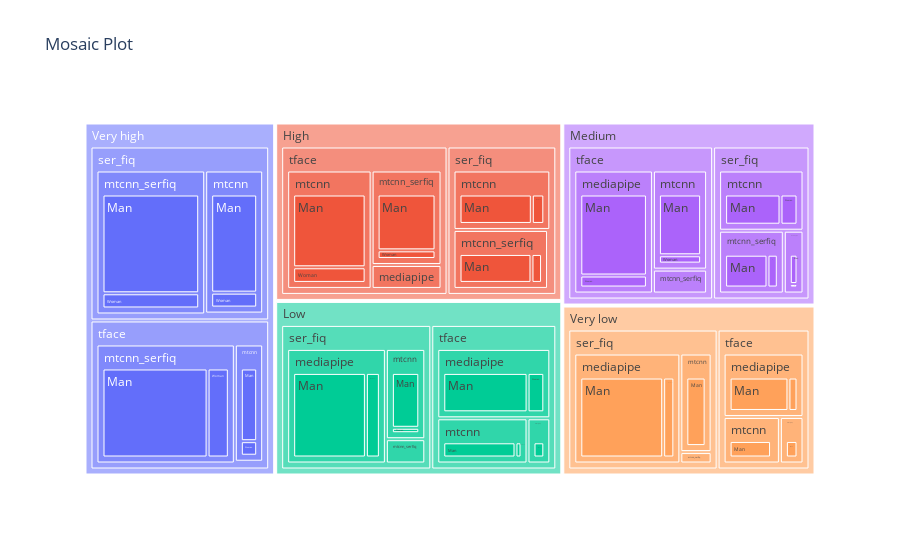

The notebook cell this image was saved under:
### Code cell
import plotly.express as px

fig = px.treemap(df_plot, path=['Q_group', 'Q_model', 'Detector', 'gender'], title="Mosaic Plot")
fig.show()

### Figure 1 — Plotly figure (JSON) as saved in the notebook; plotly's stock layout.template omitted (floating-point values rounded to 4 significant figures)
{"data": [{"branchvalues": "total", "domain": {"x": [0, 1], "y": [0, 1]}, "hovertemplate": "labels=%{label}<br>count=%{value}<br>parent=%{parent}<br>id=%{id}<extra></extra>", "ids": ["High/ser_fiq/mediapipe/Man", "Low/ser_fiq/mediapipe/Man", "Medium/ser_fiq/mediapipe/Man", "Very high/ser_fiq/mediapipe/Man", "Very low/ser_fiq/mediapipe/Man", "High/tface/mediapipe/Man", "Low/tface/mediapipe/Man", "Medium/tface/mediapipe/Man", "Very high/tface/mediapipe/Man", "Very low/tface/mediapipe/Man", "High/ser_fiq/mtcnn/Man", "Low/ser_fiq/mtcnn/Man", "Medium/ser_fiq/mtcnn/Man", "Very high/ser_fiq/mtcnn/Man", "Very low/ser_fiq/mtcnn/Man", "High/tface/mtcnn/Man", "Low/tface/mtcnn/Man", "Medium/tface/mtcnn/Man", "Very high/tface/mtcnn/Man", "Very low/tface/mtcnn/Man", "High/ser_fiq/mtcnn_serfiq/Man", "Low/ser_fiq/mtcnn_serfiq/Man", "Medium/ser_fiq/mtcnn_serfiq/Man", "Very high/ser_fiq/mtcnn_serfiq/Man", "Very low/ser_fiq/mtcnn_serfiq/Man", "High/tface/mtcnn_serfiq/Man", "Low/tface/mtcnn_serfiq/Man", "Medium/tface/mtcnn_serfiq/Man", "Very high/tface/mtcnn_serfiq/Man", "Very low/tface/mtcnn_serfiq/Man", "Low/ser_fiq/mediapipe/Woman", "Medium/ser_fiq/mediapipe/Woman", "Very low/ser_fiq/mediapipe/Woman", "High/tface/mediapipe/Woman", "Low/tface/mediapipe/Woman", "Medium/tface/mediapipe/Woman", "Very low/tface/mediapipe/Woman", "High/ser_fiq/mtcnn/Woman", "Low/ser_fiq/mtcnn/Woman", "Medium/ser_fiq/mtcnn/Woman", "Very high/ser_fiq/mtcnn/Woman", "High/tface/mtcnn/Woman", "Low/tface/mtcnn/Woman", "Medium/tface/mtcnn/Woman", "Very high/tface/mtcnn/Woman", "Very low/tface/mtcnn/Woman", "High/ser_fiq/mtcnn_serfiq/Woman", "Medium/ser_fiq/mtcnn_serfiq/Woman", "Very high/ser_fiq/mtcnn_serfiq/Woman", "High/tface/mtcnn_serfiq/Woman", "Very high/tface/mtcnn_serfiq/Woman", "High/ser_fiq/mediapipe", "Low/ser_fiq/mediapipe", "Medium/ser_fiq/mediapipe", "Very high/ser_fiq/mediapipe", "Very low/ser_fiq/mediapipe", "High/tface/mediapipe", "Low/tface/mediapipe", "Medium/tface/mediapipe", "Very high/tface/mediapipe", "Very low/tface/mediapipe", "High/ser_fiq/mtcnn", "Low/ser_fiq/mtcnn", "Medium/ser_fiq/mtcnn", "Very high/ser_fiq/mtcnn", "Very low/ser_fiq/mtcnn", "High/tface/mtcnn", "Low/tface/mtcnn", "Medium/tface/mtcnn", "Very high/tface/mtcnn", "Very low/tface/mtcnn", "High/ser_fiq/mtcnn_serfiq", "Low/ser_fiq/mtcnn_serfiq", "Medium/ser_fiq/mtcnn_serfiq", "Very high/ser_fiq/mtcnn_serfiq", "Very low/ser_fiq/mtcnn_serfiq", "High/tface/mtcnn_serfiq", "Low/tface/mtcnn_serfiq", "Medium/tface/mtcnn_serfiq", "Very high/tface/mtcnn_serfiq", "Very low/tface/mtcnn_serfiq", "High/ser_fiq", "Low/ser_fiq", "Medium/ser_fiq", "Very high/ser_fiq", "Very low/ser_fiq", "High/tface", "Low/tface", "Medium/tface", "Very high/tface", "Very low/tface", "High", "Low", "Medium", "Very high", "Very low"], "labels": ["Man", "Man", "Man", "Man", "Man", "Man", "Man", "Man", "Man", "Man", "Man", "Man", "Man", "Man", "Man", "Man", "Man", "Man", "Man", "Man", "Man", "Man", "Man", "Man", "Man", "Man", "Man", "Man", "Man", "Man", "Woman", "Woman", "Woman", "Woman", "Woman", "Woman", "Woman", "Woman", "Woman", "Woman", "Woman", "Woman", "Woman", "Woman", "Woman", "Woman", "Woman", "Woman", "Woman", "Woman", "Woman", "mediapipe", "mediapipe", "mediapipe", "mediapipe", "mediapipe", "mediapipe", "mediapipe", "mediapipe", "mediapipe", "mediapipe", "mtcnn", "mtcnn", "mtcnn", "mtcnn", "mtcnn", "mtcnn", "mtcnn", "mtcnn", "mtcnn", "mtcnn", "mtcnn_serfiq", "mtcnn_serfiq", "mtcnn_serfiq", "mtcnn_serfiq", "mtcnn_serfiq", "mtcnn_serfiq", "mtcnn_serfiq", "mtcnn_serfiq", "mtcnn_serfiq", "mtcnn_serfiq", "ser_fiq", "ser_fiq", "ser_fiq", "ser_fiq", "ser_fiq", "tface", "tface", "tface", "tface", "tface", "High", "Low", "Medium", "Very high", "Very low"], "name": "", "parents": ["High/ser_fiq/mediapipe", "Low/ser_fiq/mediapipe", "Medium/ser_fiq/mediapipe", "Very high/ser_fiq/mediapipe", "Very low/ser_fiq/mediapipe", "High/tface/mediapipe", "Low/tface/mediapipe", "Medium/tface/mediapipe", "Very high/tface/mediapipe", "Very low/tface/mediapipe", "High/ser_fiq/mtcnn", "Low/ser_fiq/mtcnn", "Medium/ser_fiq/mtcnn", "Very high/ser_fiq/mtcnn", "Very low/ser_fiq/mtcnn", "High/tface/mtcnn", "Low/tface/mtcnn", "Medium/tface/mtcnn", "Very high/tface/mtcnn", "Very low/tface/mtcnn", "High/ser_fiq/mtcnn_serfiq", "Low/ser_fiq/mtcnn_serfiq", "Medium/ser_fiq/mtcnn_serfiq", "Very high/ser_fiq/mtcnn_serfiq", "Very low/ser_fiq/mtcnn_serfiq", "High/tface/mtcnn_serfiq", "Low/tface/mtcnn_serfiq", "Medium/tface/mtcnn_serfiq", "Very high/tface/mtcnn_serfiq", "Very low/tface/mtcnn_serfiq", "Low/ser_fiq/mediapipe", "Medium/ser_fiq/mediapipe", "Very low/ser_fiq/mediapipe", "High/tface/mediapipe", "Low/tface/mediapipe", "Medium/tface/mediapipe", "Very low/tface/mediapipe", "High/ser_fiq/mtcnn", "Low/ser_fiq/mtcnn", "Medium/ser_fiq/mtcnn", "Very high/ser_fiq/mtcnn", "High/tface/mtcnn", "Low/tface/mtcnn", "Medium/tface/mtcnn", "Very high/tface/mtcnn", "Very low/tface/mtcnn", "High/ser_fiq/mtcnn_serfiq", "Medium/ser_fiq/mtcnn_serfiq", "Very high/ser_fiq/mtcnn_serfiq", "High/tface/mtcnn_serfiq", "Very high/tface/mtcnn_serfiq", "High/ser_fiq", "Low/ser_fiq", "Medium/ser_fiq", "Very high/ser_fiq", "Very low/ser_fiq", "High/tface", "Low/tface", "Medium/tface", "Very high/tface", "Very low/tface", "High/ser_fiq", "Low/ser_fiq", "Medium/ser_fiq", "Very high/ser_fiq", "Very low/ser_fiq", "High/tface", "Low/tface", "Medium/tface", "Very high/tface", "Very low/tface", "High/ser_fiq", "Low/ser_fiq", "Medium/ser_fiq", "Very high/ser_fiq", "Very low/ser_fiq", "High/tface", "Low/tface", "Medium/tface", "Very high/tface", "Very low/tface", "High", "Low", "Medium", "Very high", "Very low", "High", "Low", "Medium", "Very high", "Very low", "", "", "", "", ""], "type": "treemap", "values": [3, 208, 25, 1, 230, 34, 146, 182, 1, 104, 110, 71, 88, 138, 69, 177, 84, 102, 55, 58, 109, 21, 74, 260, 8, 123, 23, 28, 272, 26, 40, 3, 31, 2, 29, 27, 16, 19, 7, 27, 21, 38, 7, 14, 11, 4, 16, 18, 40, 19, 55, 3, 248, 28, 1, 261, 36, 175, 209, 1, 120, 129, 78, 115, 159, 69, 215, 91, 116, 66, 62, 125, 21, 92, 300, 8, 142, 23, 28, 327, 26, 257, 347, 235, 460, 338, 393, 289, 353, 394, 208, 650, 636, 588, 854, 546]}], "layout": {"legend": {"tracegroupgap": 0}, "title": {"text": "Mosaic Plot"}}}
